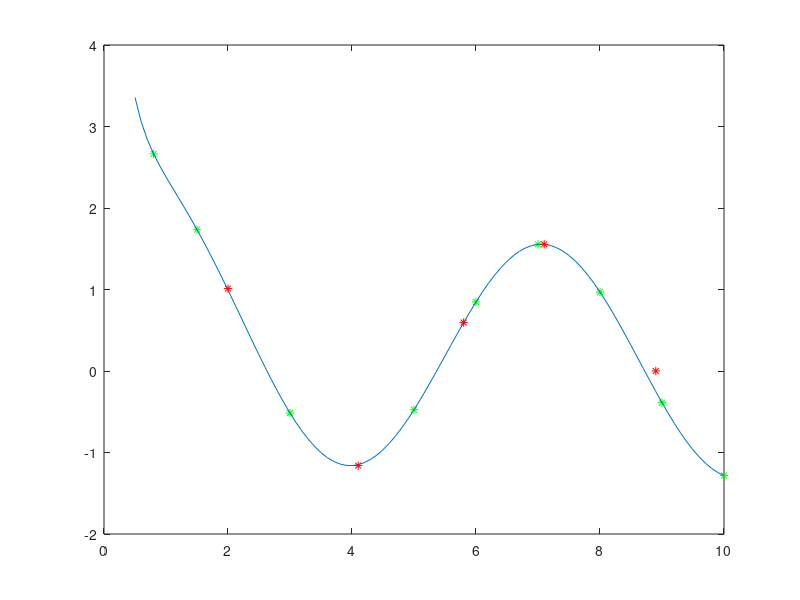

This chart was generated by the following MATLAB code:
% Lagrange Polynomial

clear all
clc

x_i = [0.8 1.5 3 5 6 7 8 9 10];
y_i = sin(x_i) + cos(x_i) + 1./x_i;

denominator = ones(1,size(x_i,2));
numerator = ones(1,size(x_i,2));
x = [2 4.1 5.8 7.1 8.9]
L = zeros(1,size(x,2));
for i = 1:4
	for j = 1:size(x_i,2)
		for k = 1:size(x_i,2)
            if j ~= k
				denominator(j) = denominator(j) * ( x_i(j) - x_i(k) );
            end
        end
        for m = 1:size(x_i,2)
            if j ~= m
                numerator(j) = numerator(j) * ( x(i) - x_i(m) );
            end
        end
    L(i) = (  ( numerator(j) * y_i(j) ) / denominator(j) ) + L(i); 
    denominator = ones(1,size(x_i,2));
    numerator = ones(1,size(x_i,2));
    
    end
end

x_f = 0.5:0.1:10;
plot(x_i,y_i,'g*')
hold on
plot(x_f,sin(x_f) + cos(x_f) + 1./x_f)
plot(x,L,'r*')
